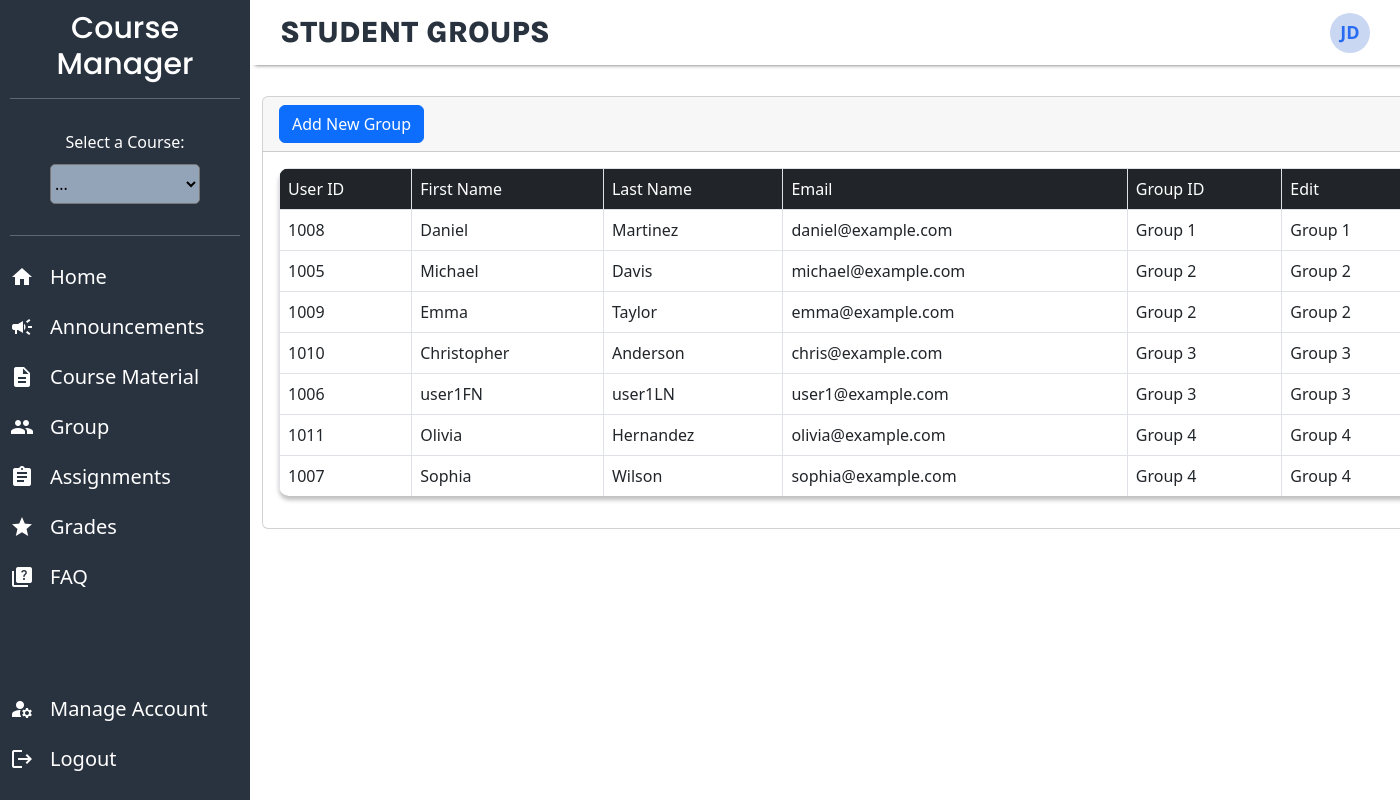
The app's page /groups.php (signed in) with its own data.
### tables this page shows
CREATE TABLE IF NOT EXISTS `user`
(
  `userID` INT NOT NULL AUTO_INCREMENT PRIMARY KEY,
  `first_name` VARCHAR(50) NOT NULL,
  `last_name` VARCHAR(50) NOT NULL,
  `dob` DATE NOT NULL,
  `email` VARCHAR(150) NOT NULL UNIQUE,
  `username` VARCHAR(50) NOT NULL UNIQUE,
  `password` VARCHAR(50) NOT NULL,
  `first_login` BOOLEAN DEFAULT TRUE,
  `roleID` INT NOT NULL,
  FOREIGN KEY (`roleID`) REFERENCES `role` (`roleID`),
  INDEX (`roleID`)
) AUTO_INCREMENT = 1000;

CREATE TABLE IF NOT EXISTS `group_info`
(
  `groupID` INT PRIMARY KEY,
  `group_name` VARCHAR(50) NOT NULL UNIQUE
);

### session.php (called while the page is built, shortened)
<?php
$name = $_SESSION['name'];
function isProfessor()
{
    return false;
}
?>

### groups.php (the view, shortened to what this page needs)
<?php
require 'session.php';
$pageTitle = "Student Groups";
include 'header.php';
include 'sidebar.php';
$query = "SELECT u.`userID`, u.`first_name`, u.`last_name`, u.`email`, g.`group_name`
FROM `student_groups` s
JOIN `user` u ON s.`userID` = u.`userID`
JOIN `group_info` g ON s.`groupID` = g.`groupID`
ORDER BY g.`group_name`, u.`last_name`, u.`first_name`";
$result = mysqli_query($conn,$query);
?>
<!DOCTYPE html>
<html lang="en">
<head>
  <link rel="stylesheet" href="https://cdn.jsdelivr.net/npm/bootstrap@5.2.3/dist/css/bootstrap.min.css">
  <link rel="stylesheet" href="groups.css">
</head>
<body>
  <div class="container">
    <div class = "row mt-5">
    <div class="col">
      <div class="card mt-5">
        <div class="card-header"><a class="btn btn-primary" href="add_student.php">Add New Group</a></div>
        <div class="card-body">
      <table class="table table-bordered text-center">
          <tr class="bg-dark text-white">
            <td>User ID</td>
            <td>First Name </td>
            <td>Last Name</td>
            <td>Email</td>
            <td>Group ID</td>
            <td>Edit<t/td>
          </tr>
          <tr>
<?php
while($row = mysqli_fetch_assoc($result)){
?>
<td><?php echo $row['userID']; ?></td>
<td><?php echo $row['first_name']; ?></td>
<td><?php echo $row['last_name']; ?></td>
<td><?php echo $row['email']; ?></td>
<td><?php echo $row['group_name']; ?></td>
<td>
  <?php if (isProfessor()) { ?>
    <button type="button" class="btn btn-primary" ondblclick="editGroupID(<?php echo $row['userID']; ?>)"><?php echo $row['group_name']; ?></button>
  <?php } else { ?>
    <?php echo $row['group_name']; ?>
  <?php } ?>
  </td>
</tr>
<?php
}
?>
</table>
</div>
</div>
</div>
</div>
</body>
</html>

### header.php (shortened to what this page needs)
<?php
function extractInitials($name)
{
    $words = explode(" ", $name);
    $initials = "";
    foreach ($words as $word) {
        $initials .= strtoupper(substr($word, 0, 1));
    }
    return $initials;
}
?>
<!DOCTYPE html>
<html lang="en">
<head>
       <link rel="stylesheet" href="style.css">
</head>
<body>
    <header class="header">
        <div class="header-text"><?php echo strtoupper($pageTitle) ?></div>
        <div class="user" onclick="toggleDropdown()">
            <div class="initials"><?php $initials = extractInitials($name);
                                    echo $initials; ?></div>
        </div>
    </header>
</body>

### sidebar.php (shortened to what this page needs)
<!DOCTYPE html>
<html lang="en">
<head>
    <link rel="stylesheet" href="style.css">
</head>
<body>
    <div class="sidebar">
        <div class="course-selection">
            <h2 class="side">Course Manager</h2>
            <hr>
            <div class="select-container">
                <form id="courseForm" method="GET">
                    <label for="courses" class="label">Select a Course:</label>
                    <select id="courses" name="course_id" onchange="this.form.submit()">
                    <option value="" <?php if (!isset($_GET['course_id']) || $_GET['course_id'] == '') echo 'selected'; ?>>...</option>
                    </select>
                </form>
            </div>
            <hr>
        </div>
        <div class="side-ul">
            <ul>
                <li>
                    <a href="index.php"><span class="material-icons">home</span>Home</a>
                </li>
                <li>
                    <a href="announcements.php"><span class="material-icons">campaign</span>Announcements</a>
                </li>
                <li>
                    <a href="course_material.php"><span class="material-icons">description</span>Course Material</a>
                </li>
                <li>
                    <a href="groups.php"><span class="material-icons">group</span>Group</a>
                </li>
                <li>
                    <a href="assignment.php"><span class="material-icons">assignment</span>Assignments</a>
                </li>
                <li>
                    <a href="grades.php"><span class="material-icons">grade</span>Grades</a>
                </li>
                <li>
                    <a href="FAQ.php"><span class="material-icons">quiz</span>FAQ</a>
                </li>
            </ul>
        </div>
        <div class="side-ul">
            <ul class="bottom">
            <li>
                    <a href="manage_account.php"><span class="material-icons">manage_accounts</span>Manage Account</a>
                </li>
                <li>
                    <a href="logout.php"><span class="material-icons">logout</span>Logout</a>
                </li>
            </ul>
        </div>
    </div>
</body>
</html>

### style.css (style rules this page uses)
.container { margin: 25px 25px 25px 25px; }
h2 { font-family: 'Poppins', sans-serif; font-size: 18px; }
table { width: 100%; position: relative; background: white; box-shadow: 0px 4px 4px rgba(0, 0, 0, 0.25); border-radius: 10px; border-collapse: collapse; overflow: hidden; }
tr { border-bottom: 1px solid black; }
th, td { padding: 18px; text-align: left; }
input[type="text"], input[type="date"], input[type="number"], select, input[type="file"] { width: calc(100% - 120px); }
*, *::after, *::before { box-sizing: border-box; }
header.header { position: absolute; top:0; left: 250px; right: 0px; background-color: #eff4ff;; background: #FFFFFF; box-shadow: 5px 0px 4px rgba(0, 0, 0, 0.65); padding: 10px 30px; display: flex; justify-content: space-between; align-items: center; }
.header-text { color: #29333F; font-family: 'Karla', sans-serif; font-size: 30px; font-weight: 800; }
.user { position: relative; cursor: pointer; }
.initials { width: 40px; height: 40px; border-radius: 50%; color: #296CF1; background-color: #C9D7F2; display: flex; justify-content: center; align-items: center; font-size: 18px; font-weight: 600; }
body { color: black; font-family: 'Karla', sans serif; }
hr { height: 0.25px; background-color: white; }
.label { margin-bottom: 10px; }
select { margin-top: 10px; }
h2.side { font-size: 30px; font-weight: 500; }
.side-ul ul { padding-left: 0%; font-size: 15px; color: #CCD5E1; }
.sidebar { height: 100%; width: 250px; position: fixed; top: 0; left: 0; background-color: #29333F; padding-top: 10px; }
.select-container { padding-top: 15px; padding-bottom: 15px; }
.course-selection { padding: 0px 10px 0px 10px; color: white !important; text-align: center; }
.sidebar select { width: 150px; height: 40px; left: 0px; top: 0px; background: #93A4B9; border-radius: 5px }
.sidebar li { list-style-type: none; font-size: 20px; }
.material-icons { padding-right: 16px; }
.sidebar a { padding: 10px; display: flex; color: white; text-decoration: none; align-items: center; }
.bottom { width: 250px; position: absolute; bottom: 0; }

### groups.css (style rules this page uses)
.container { margin-left: 250px; }

### records on screen
user: userID "1008", first_name "Daniel", last_name "Martinez", email "daniel@example.com", group_info.group_name "Group 1"
user: userID "1005", first_name "Michael", last_name "Davis", email "michael@example.com", group_info.group_name "Group 2"
user: userID "1009", first_name "Emma", last_name "Taylor", email "emma@example.com", group_info.group_name "Group 2"
user: userID "1010", first_name "Christopher", last_name "Anderson", email "chris@example.com", group_info.group_name "Group 3"
user: userID "1006", first_name "user1FN", last_name "user1LN", email "user1@example.com", group_info.group_name "Group 3"
user: userID "1011", first_name "Olivia", last_name "Hernandez", email "olivia@example.com", group_info.group_name "Group 4"
user: userID "1007", first_name "Sophia", last_name "Wilson", email "sophia@example.com", group_info.group_name "Group 4"

### other values on screen
$pageTitle "STUDENT GROUPS"
$initials "JD"
